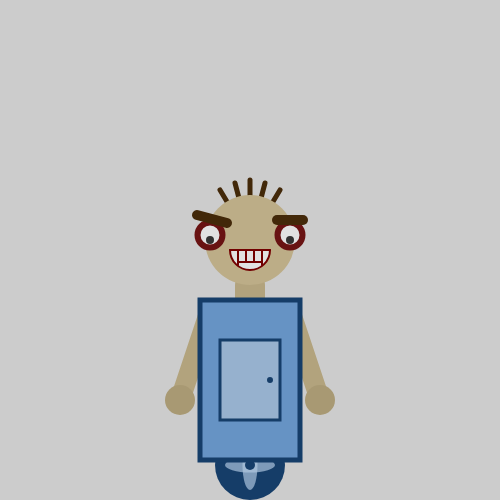
Frame 1 (no input)
Frame 60 (no input): identical to frame 1, image omitted
Frame 120 (the mouse pressed at the canvas centre since frame 60): identical to frame 1, image omitted

The p5.js sketch that drew this single still picture (run headless with seeded random() and noise() and a simulated clock; from frame 60 on, the mouse is pressed at the canvas centre):

// p5.js sketch
// ── sketch.js
function setup() {
	// define artboard size
	createCanvas(500,500);
	// Set here the values that are not changing all over the sketch
	stroke(170);
}

function draw() {

	colorMode (RGB);
	background (204);

	//Neck
	strokeWeight (30);
	stroke(178, 163, 125);
	line (250, 285, 250, 345);

	//Arms
	strokeWeight (20);
	stroke(178, 163, 125);
	line (210, 310, 180, 400);
	line (290, 310, 320, 400);
	strokeWeight ();
	fill (168, 153, 115);
	ellipse (180, 400, 30);
	ellipse (320, 400, 30);

	//Wheel
	strokeWeight ();
	fill (21, 61, 104);
	ellipse (250, 465, 70, 70);
	fill (177, 201, 226, 170);
	ellipse (250, 465, 15, 50);
	fill (177, 201, 226, 170);
	ellipse (250, 465, 50, 15);
	fill (21, 61, 104);
	ellipse (250, 465, 10);

	//Body
	strokeWeight (5);
	stroke(21, 61, 104);
	fill (102, 147, 196);
	rect (200, 300, 100, 160);
	strokeWeight (3);
	fill (150, 177, 206);
	rect (220, 340, 60, 80);
	ellipse (270, 380, 3);

	//Hair
	strokeWeight (5);
	stroke(66, 40, 9);
	line (250, 240, 220, 190);
	line (250, 240, 280, 190);
	line (250, 240, 250, 180);
	line (250, 240, 235, 183);
	line (250, 240, 265, 183);

	//Head
	strokeWeight ();
	fill (188, 173, 135)
	ellipse (250, 240, 90, 90);

	//Eyes
	strokeWeight (6);
	stroke(104, 18, 18);
	fill (225);
	ellipse (290, 235, 25);
	ellipse (210, 235, 25);
	strokeWeight ();
	fill (50)
	ellipse (290, 240, 8);
	ellipse (210, 240, 8);

	//Eyebrows
	strokeWeight (10);
	stroke (66, 40, 9);
	line (197, 215, 227, 223);
	line (277, 220, 303, 220);

	//Mouth
	strokeWeight (2);
	stroke (114, 0, 0);
	fill (225);
	arc(250, 250, 40, 40, TWO_PI, PI);
	line (230, 250, 270, 250);

	line (238, 250, 238, 265);
	line (246, 250, 246, 262);
	line (254, 250, 254, 262);
	line (262, 250, 262, 265);
	line (238, 262, 262, 262);







}
